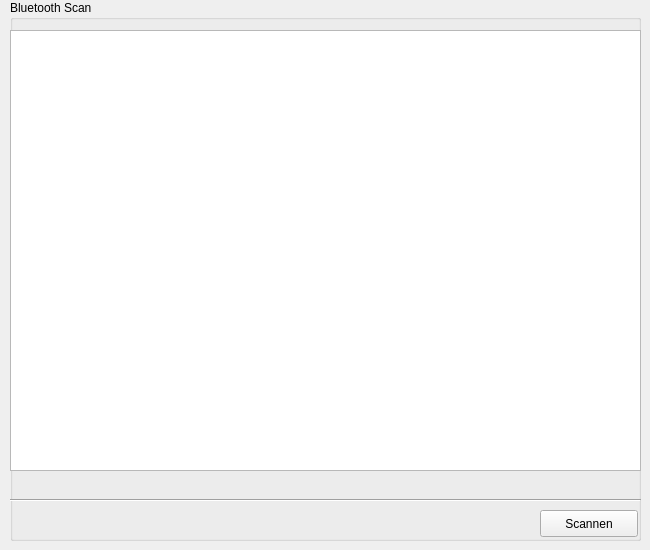
     <widget class="QWidget" name="tab">
      <attribute name="title">
       <string>Bluetooth Scan</string>
      </attribute>
      <widget class="QGroupBox" name="btscan">
       <property name="geometry">
        <rect>
         <x>10</x>
         <y>0</y>
         <width>631</width>
         <height>541</height>
        </rect>
       </property>
       <property name="title">
        <string>Bluetooth Scan</string>
       </property>
       <widget class="QTextBrowser" name="btscanausgabe">
        <property name="geometry">
         <rect>
          <x>0</x>
          <y>30</y>
          <width>631</width>
          <height>441</height>
         </rect>
        </property>
        <property name="html">
         <string>&lt;!DOCTYPE HTML PUBLIC &quot;-//W3C//DTD HTML 4.0//EN&quot; &quot;http://www.w3.org/TR/REC-html40/strict.dtd&quot;&gt;
&lt;html&gt;&lt;head&gt;&lt;meta name=&quot;qrichtext&quot; content=&quot;1&quot; /&gt;&lt;style type=&quot;text/css&quot;&gt;
p, li { white-space: pre-wrap; }
&lt;/style&gt;&lt;/head&gt;&lt;body style=&quot; font-family:'Roboto'; font-size:12pt; font-weight:200; font-style:normal;&quot;&gt;
&lt;p style=&quot;-qt-paragraph-type:empty; margin-top:0px; margin-bottom:0px; margin-left:0px; margin-right:0px; -qt-block-indent:0; text-indent:0px; font-family:'Ubuntu'; font-size:11pt; font-weight:400;&quot;&gt;&lt;br /&gt;&lt;/p&gt;&lt;/body&gt;&lt;/html&gt;</string>
        </property>
       </widget>
       <widget class="QPushButton" name="btscanstart">
        <property name="geometry">
         <rect>
          <x>530</x>
          <y>510</y>
          <width>98</width>
          <height>27</height>
         </rect>
        </property>
        <property name="text">
         <string>Scannen</string>
        </property>
       </widget>
       <widget class="Line" name="line_16">
        <property name="geometry">
         <rect>
          <x>0</x>
          <y>490</y>
          <width>631</width>
          <height>20</height>
         </rect>
        </property>
        <property name="orientation">
         <enum>Qt::Horizontal</enum>
        </property>
       </widget>
      </widget>
     </widget>
